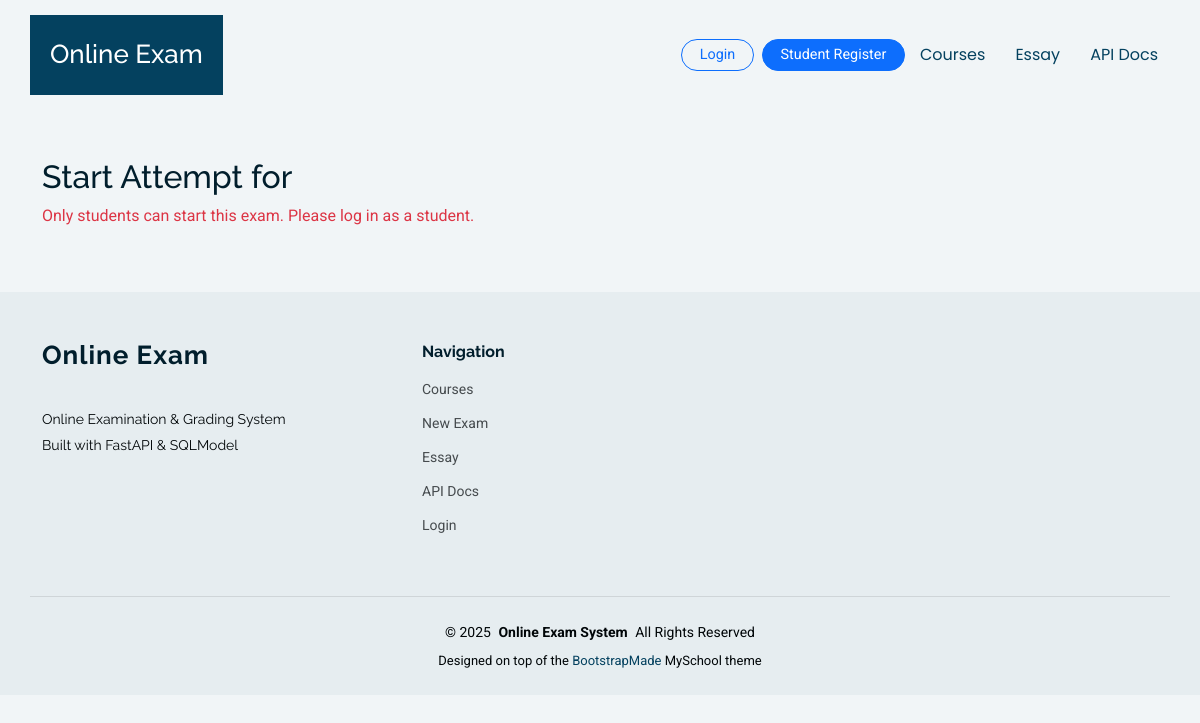
Page /essay/2/start on the earlier database version.
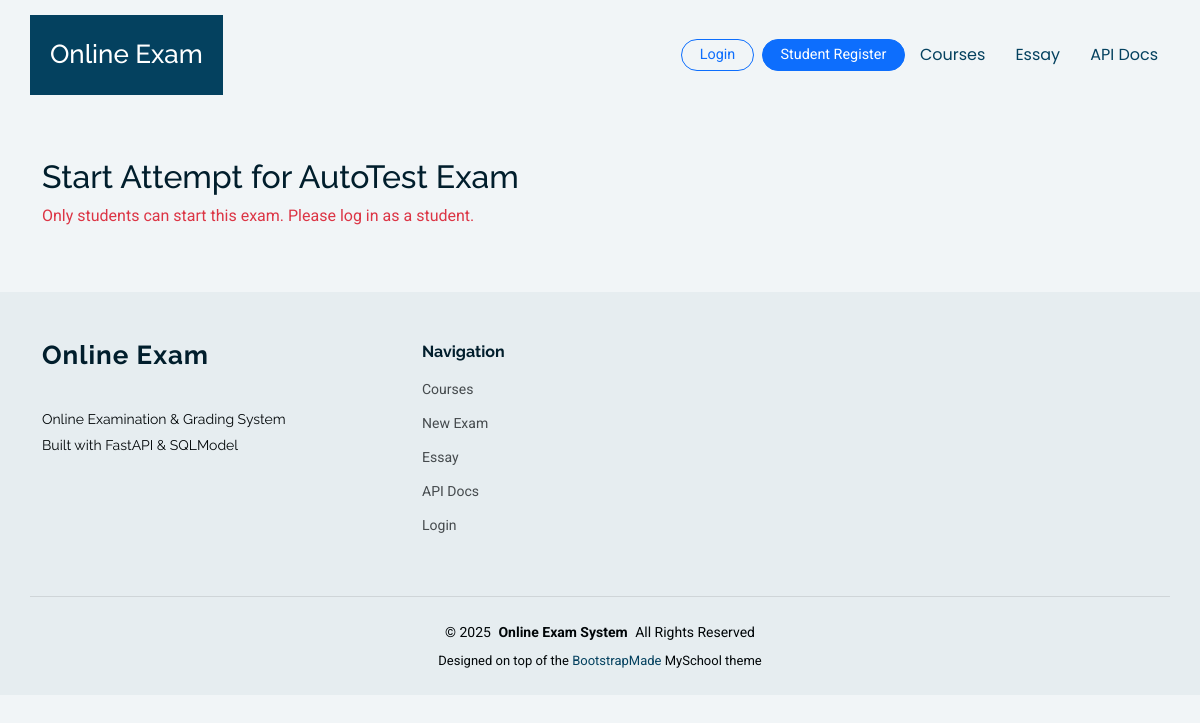
Same page on the later database version.
### online_exam_fastapi/app/models.py (models this page shows)
class Exam(SQLModel, table=True):
    id: Optional[int] = Field(default=None, primary_key=True)
    title: str
    subject: str
    duration_minutes: int
    start_time: Optional[datetime] = None
    end_time: Optional[datetime] = None
    course_id: Optional[int] = Field(default=None, foreign_key="course.id")
    instructions: Optional[str] = None
    status: str = Field(default="draft")
    created_at: datetime = Field(default_factory=datetime.utcnow)
    updated_at: datetime = Field(default_factory=datetime.utcnow)

### online_exam_fastapi/app/routers/essay_ui.py (the view)
@router.get("/essay/{exam_id}/start")
def start_form(
    exam_id: int,
    request: Request,
    session: Session = Depends(get_session),
    current_user: User | None = Depends(get_current_user),
    already: str | None = Query(None),
    no_student: str | None = Query(None),
):
    exam = session.get(Exam, exam_id)
    return templates.TemplateResponse(
        "essay/start.html",
        {"request": request, "exam": exam, "current_user": current_user, "already": already, "no_student": no_student},
    )

### online_exam_fastapi/app/templates/essay/start.html (shortened to what this page needs)
{% extends "base.html" %}
{% block content %}
<div class="container py-5">
  <h2>Start Attempt for {{ exam.title }}</h2>
  <form method="post">
    {%- if current_user and current_user.role == 'student' -%}
    <div class="mb-3">
      <p class="text-muted">You are starting this exam as a student.</p>
    </div>
    <button class="btn btn-primary">Start Attempt</button>
    {%- else -%}
    <div class="mb-3">
      <p class="text-danger">Only students can start this exam. Please log in as a student.</p>
    </div>
    {%- endif -%}
  </form>
</div>
{% endblock %}

Differences in the rows shown:
added Exam: title "AutoTest Exam"
